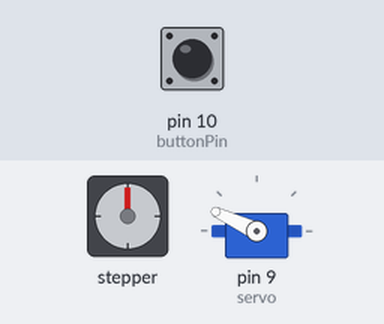
A sketch run on a simulated Arduino Uno, built with avr-gcc and run on an emulated ATmega328P. On the bench: stepper motor, servo. Wiring (inferred from the names in the program): stepper motor (2048 steps per turn assumed): coils pin 2, pin 3, pin 4, pin 5. Inputs (shaded band) come from the test bench; at power-on: pin 10 (buttonPin) LOW.

Above: at 3.0 s.
3.1 s: pin 10 (buttonPin) pulled HIGH for 0.15 s
At 5.0 s:
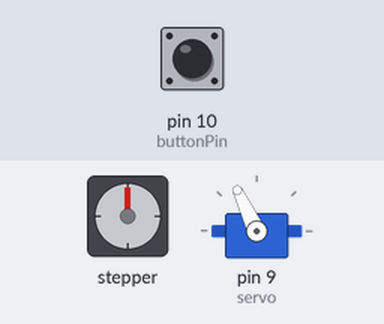
Timing chart, 0 to 6.5 s (numbered marks = the images above; inputs shaded):
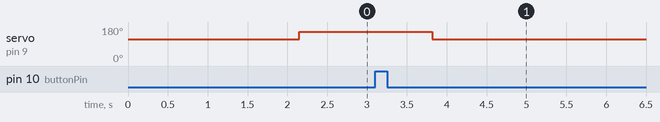

Measured:
- after the input at 3.1 s, servo on pin 9 (servo): goes on until 3.8 s, then stays 115°

The sketch:

a_plotter_sketch-grid_drawing_data_march15.ino
```cpp
#include <Servo.h>

#define x_step 4
#define x_dir 5
#define y_step 2
#define y_dir 3

const int rows[] PROGMEM =
{1,1,1,1,1,1,1,1,1,1,1,1,1,1,1,0,0,0,0,0,0,0,0,0,0,0,1,1,1,1,1,0,0,0,0,0,0,0,0,0,0,0,1,1,1,1,1,1,0,0,0,0,0,0,0,0,0,0,1,1,1,1,1,1,1,1,1,1,1,1,1,1,1,1,1,1,1,1,0,0,0,0,0,0,0,0,0,0,0,0,0,1,1,1,1,1,0,0,0,0,0,0,0,0,0,1,1,1,1,1,1,0,0,0,0,0,0,0,0,0,0,0,0,1,1,1,1,1,1,1,1,1,1,1,1,1,1,1,1,1,1,0,0,0,0,0,0,0,0,0,0,0,0,0,0,0,1,1,1,1,1,1,1,1,0,0,1,1,1,1,1,1,1,0,0,0,0,0,0,0,0,0,0,0,0,0,0,0,0,1,1,1,1,1,1,1,1,1,1,1,1,1,1,1,1,0,0,0,0,0,1,1,1,1,0,0,0,0,0,0,1,1,1,1,1,1,1,1,1,1,1,1,1,1,1,1,1,0,0,0,0,0,0,0,0,0,0,0,0,0,0,0,0,0,1,1,1,1,1,1,1,1,1,1,1,1,1,1,1,0,0,0,0,1,1,1,1,1,1,1,0,0,0,0,1,1,1,1,1,1,1,1,1,1,1,1,1,1,1,1,0,0,0,0,0,0,1,1,1,1,1,1,0,0,0,0,0,0,1,1,1,1,1,1,1,1,1,1,1,1,1,1,1,0,0,0,0,1,1,1,1,1,1,1,0,0,0,0,1,1,1,1,1,1,1,1,1,1,1,1,1,1,1,1,0,0,0,0,0,1,1,1,1,1,1,1,0,0,0,0,0,0,1,1,1,1,1,1,1,1,1,1,1,1,1,1,1,0,0,0,0,1,1,1,1,1,1,1,0,0,0,0,1,1,1,1,1,1,1,1,1,1,1,1,1,1,1,1,0,0,0,0,1,1,1,1,1,1,1,1,1,1,0,0,0,0,0,1,1,1,1,1,1,1,1,1,1,1,1,1,1,0,0,0,0,0,1,1,1,1,1,0,0,0,0,0,1,1,1,1,1,1,1,1,1,1,1,1,1,1,1,1,0,0,0,0,1,1,1,1,1,1,1,1,1,1,1,0,0,0,0,1,1,1,1,1,1,1,1,1,1,1,1,1,1,0,0,0,0,0,0,0,0,0,0,0,0,0,0,1,1,1,1,1,1,1,1,1,1,1,1,1,1,1,1,1,0,0,0,0,1,1,1,1,1,1,1,1,1,1,0,0,0,0,0,1,1,1,1,1,1,1,1,1,1,1,1,1,1,0,0,0,0,0,0,0,0,0,0,0,0,0,0,1,1,1,1,1,1,1,1,1,1,1,1,1,1,1,1,1,0,0,0,0,1,1,1,1,1,1,1,1,1,1,0,0,0,0,0,1,1,1,1,1,1,1,1,1,1,1,1,1,1,1,0,0,0,0,0,0,0,0,0,0,0,0,1,1,1,1,1,1,1,1,1,1,1,1,1,1,1,1,1,1,0,0,0,0,0,1,1,1,1,1,1,1,1,1,0,0,0,0,1,1,1,1,1,1,1,1,1,1,1,1,1,1,1,1,1,1,0,0,0,0,0,0,0,0,0,1,1,1,1,1,1,1,1,1,1,1,1,1,1,1,1,1,1,1,1,0,0,0,0,0,0,1,1,1,0,0,0,0,0,0,0,0,1,1,1,1,1,1,1,1,1,1,1,1,1,1,1,1,1,1,1,1,1,1,1,1,1,1,1,1,1,1,1,1,1,1,1,1,1,1,1,1,1,1,1,1,1,1,1,0,0,0,0,0,0,0,0,0,0,0,0,0,0,0,0,0,1,1,1,1,1,1,1,1,1,1,1,1,1,1,1,1,1,1,1,1,1,1,1,1,1,1,1,1,1,1,1,1,1,1,1,1,1,1,1,1,1,1,1,1,1,1,1,1,0,0,0,0,0,0,0,0,0,0,0,0,0,0,0,1,1,1,1,1,1,1,1,1,1,1,1,1,1,1,1,1,1,1,1,1,1,1,1,1,1,0,0,0,0,0,1,1,1,0,0,0,0,0,0,1,1,1,1,1,1,1,1,1,1,1,1,1,1,0,0,0,0,1,1,1,1,1,0,0,0,0,0,1,1,1,1,1,1,1,1,1,1,1,1,1,1,1,1,1,1,1,1,1,1,0,0,0,0,1,1,1,1,1,1,0,0,0,0,0,1,1,1,1,1,1,1,1,1,1,1,1,1,0,0,0,0,1,1,1,1,1,1,0,0,0,0,1,1,1,1,1,1,1,1,1,1,1,1,1,1,1,1,1,1,1,1,1,1,0,0,0,0,1,1,1,1,1,1,1,0,0,0,0,1,1,1,1,1,1,1,1,1,1,1,1,1,0,0,0,0,1,1,1,1,1,1,0,0,0,0,1,1,1,1,1,1,1,1,1,1,1,1,1,1,1,1,1,1,1,1,1,1,0,0,0,0,1,1,1,1,1,1,1,0,0,0,0,1,1,1,1,1,1,1,1,1,1,1,1,1,0,0,0,0,1,1,1,1,1,1,0,0,0,0,1,1,1,1,1,1,1,1,1,1,1,1,1,1,1,1,1,1,1,1,1,1,0,0,0,0,1,1,1,1,1,1,1,0,0,0,0,1,1,1,1,1,1,1,1,1,1,1,1,1,0,0,0,0,0,1,1,1,1,0,0,0,0,0,1,1,1,1,1,1,1,1,1,1,1,1,1,1,1,1,1,1,1,1,1,1,0,0,0,0,1,1,1,1,1,1,1,0,0,0,0,1,1,1,1,1,1,1,1,1,1,1,1,1,1,0,0,0,0,0,0,0,0,0,0,0,0,0,1,1,1,1,1,1,1,1,1,1,1,1,1,1,1,1,1,1,1,1,1,1,0,0,0,0,0,1,1,1,1,1,1,0,0,0,0,1,1,1,1,1,1,1,1,1,1,1,1,1,1,0,0,0,0,0,0,0,0,0,0,0,0,1,1,1,1,1,1,1,1,1,1,1,1,1,1,1,1,1,1,1,1,1,1,1,1,0,0,0,0,0,1,1,1,1,0,0,0,0,0,1,1,1,1,1,1,1,1,1,1,1,1,1,1,1,0,0,0,0,0,0,0,0,0,0,0,1,1,1,1,1,1,1,1,1,1,1,1,1,0,0,0,0,0,1,1,1,1,1,1,0,0,0,0,0,0,0,0,0,0,0,0,0,0,1,1,1,1,1,1,1,1,0,0,0,1,1,1,1,1,0,0,0,0,0,0,0,0,0,1,1,1,1,1,1,1,1,1,1,1,1,0,0,0,0,0,0,0,0,0,1,1,1,1,1,0,0,0,0,0,0,0,0,0,0,0,0,1,1,1,1,1,1,1,0,0,0,0,0,0,0,0,1,1,1,1,0,0,0,0,1,1,1,1,1,1,1,1,1,1,1,1,1,1,0,0,0,0,0,0,0,0,0,0,1,1,1,1,1,1,0,0,0,0,0,0,0,0,0,0,1,1,1,1,1,1,0,0,0,0,0,0,0,0,0,0,0,1,1,1,1,1,1,1,1,1,1,1,1,1,1,1,1,1,1,1,1,1,0,0,0,0,0,0,0,0,0,0,0,1,1,1,1,1,1,0,0,0,0,0,0,0,0,1,1,1,1,1,1,0,0,0,0,0,0,0,0,0,0,0,0,0,1,1,1,1,1,1,1,1,1,1,1,1,1,1,1,1,1,1,1,0,0,0,0,0,0,0,0,0,0,0,0,0,1,1,1,1,1,1,1,1,1,1,1,1,1,1,1,1,1,1,1,0,0,0,0,0,0,0,0,0,0,0,0,0,1,1,1,1,1,1,1,1,1,1,1,1,1,1,1,1,1,1,1,0,0,0,0,1,1,1,1,0,0,0,0,0,1,1,1,1,1,1,1,1,1,1,1,1,1,1,1,1,1,1,0,0,0,0,0,1,1,1,1,1,0,0,0,0,0,1,1,1,1,1,1,1,1,1,0,0,0,0,1,1,1,1,1,0,0,0,0,1,1,1,1,1,0,0,0,0,0,1,1,1,1,1,1,1,1,1,1,1,1,1,1,1,1,1,0,0,0,0,0,1,1,1,1,1,1,0,0,0,0,1,1,1,1,1,1,1,0,0,0,0,0,0,1,1,1,1,1,0,0,0,0,1,1,1,1,1,0,0,0,0,0,1,1,1,1,1,1,1,1,1,1,1,1,1,1,1,1,1,0,0,0,0,1,1,1,1,1,1,1,0,0,0,0,1,1,1,1,1,1,0,0,0,0,0,0,0,1,1,1,1,1,0,0,0,0,1,1,1,1,1,0,0,0,0,1,1,1,1,1,1,0,0,0,0,0,0,1,1,1,1,1,0,0,0,0,0,1,1,1,1,1,1,1,0,0,0,0,1,1,1,1,1,0,0,0,0,0,0,0,0,1,1,1,1,1,0,0,0,0,1,1,1,1,1,0,0,0,0,1,1,1,1,0,0,0,0,0,0,0,0,0,1,1,1,1,0,0,0,0,1,1,1,1,1,1,1,1,0,0,0,0,1,1,1,1,1,0,0,0,0,0,0,0,1,1,1,1,1,1,0,0,0,0,0,0,1,1,0,0,0,0,0,1,1,1,0,0,0,0,0,0,0,0,0,0,0,1,1,1,0,0,0,0,0,1,1,1,1,1,1,0,0,0,0,0,1,1,1,1,1,0,0,0,0,1,1,1,1,1,1,1,1,1,0,0,0,0,0,0,0,0,0,0,0,0,0,1,1,0,0,0,0,0,0,0,0,0,0,0,0,0,1,1,0,0,0,0,0,1,1,1,1,1,0,0,0,0,0,0,1,1,1,1,0,0,0,0,0,1,1,1,1,1,1,1,1,1,1,0,0,0,0,0,0,0,0,0,0,0,1,1,0,0,0,0,0,0,1,1,1,0,0,0,0,0,1,1,0,0,0,0,0,0,1,1,1,0,0,0,0,0,0,1,1,1,1,1,0,0,0,0,0,1,1,1,1,1,1,1,1,1,1,1,0,0,0,0,0,0,0,0,0,1,1,1,0,0,0,0,0,1,1,1,1,1,0,0,0,0,0,1,1,0,0,0,0,0,0,0,0,0,0,0,0,0,1,1,1,1,1,1,0,0,0,0,0,1,1,1,1,1,1,1,1,1,1,1,1,1,0,0,0,0,0,0,1,1,1,1,0,0,0,0,1,1,1,1,1,1,0,0,0,0,0,1,1,1,0,0,0,0,0,0,0,0,0,0,0,0,1,1,1,1,1,1,0,0,0,0,1,1,1,1,1,1,1,1,1,1,1,1,1,1,1,1,1,1,1,1,1,1,1,1,0,0,0,0,1,1,1,1,1,1,1,0,0,0,0,1,1,1,1,0,0,0,0,0,0,0,0,0,1,1,1,1,1,1,1,1,0,0,0,0,0,1,1,1,1,1,1,1,1,1,1,1,1,1,1,1,1,1,1,1,1,1,1,1,0,0,0,0,1,1,1,1,1,1,1,0,0,0,0,1,1,1,1,1,0,0,0,0,0,0,0,1,1,1,1,1,1,1,1,1,0,0,0,0,0,0,1,1,1,1,1,1,1,1,1,1,1,1,1,1,1,1,1,1,1,1,1,1,0,0,0,0,0,1,1,1,1,1,0,0,0,0,0,1,1,1,1,1,1,1,1,1,1,1,1,1,1,1,1,1,1,1,1,1,1,0,0,0,0,0,0,1,1,1,1,1,1,1,1,1,1,1,1,1,1,1,1,1,1,1,1,1,1,0,0,0,0,0,1,1,1,1,0,0,0,0,0,1,1,1,1,1,1,1,1,1,1,1,1,1,1,1,1,1,1,1,1,1,1,1,0,0,0,0,0,0,0,1,1,1,1,1,1,1,1,1,1,1,1,1,1,1,1,1,1,1,1,0,0,0,0,0,0,0,0,0,0,0,0,0,1,1,1,1,1,1,1,1,1,1,1,1,1,1,1,1,1,1,1,1,1,1,1,1,1,0,0,0,0,0,0,1,1,1,1,1,1,0,0,0,0,0,0,1,1,1,1,1,1,1,1,1,0,0,0,0,0,0,0,0,0,0,0,0,1,1,1,1,1,1,1,1,1,1,1,1,1,1,1,1,1,1,1,1,1,1,1,1,1,1,0,0,0,0,0,1,1,1,1,0,0,0,0,0,0,0,0,0,0,1,1,1,1,1,1,1,1,0,0,0,0,0,0,0,0,0,0,1,1,1,1,1,1,1,1,1,1,1,1,1,1,1,1,0,0,0,0,0,0,1,1,1,1,1,1,1,0,0,0,1,1,1,0,0,0,0,0,0,0,0,0,0,0,1,1,1,1,1,1,1,1,1,0,0,0,0,0,0,0,0,1,1,1,1,1,1,1,1,1,1,1,1,1,1,1,1,0,0,0,0,0,0,0,0,0,0,0,1,1,1,1,1,1,1,1,0,0,0,0,0,0,0,0,0,0,0,0,0,1,1,1,1,1,1,1,1,1,1,1,1,1,1,1,1,1,1,1,1,1,1,1,1,1,1,1,1,1,1,1,0,0,0,0,0,0,0,0,0,0,0,0,0,1,1,1,1,1,1,1,0,0,0,0,0,0,1,1,0,0,0,0,0,0,1,1,1,1,1,1,1,1,1,1,1,1,1,1,1,1,1,1,1,1,1,1,1,1,1,1,1,1,1,1,0,0,0,0,0,0,0,0,0,0,0,0,0,0,1,1,1,1,1,1,0,0,0,0,1,1,1,1,1,0,0,0,0,0,1,1,1,1,1,1,1,1,1,1,1,1,1,1,1,1,1,1,1,1,1,1,1,1,1,1,1,1,1,0,0,0,0,0,1,1,1,1,0,0,0,0,0,0,1,1,1,1,1,0,0,0,0,0,1,1,1,1,1,1,0,0,0,0,0,1,1,1,1,1,1,1,1,1,1,1,1,1,1,1,1,1,1,1,1,1,1,1,1,1,1,1,1,0,0,0,0,1,1,1,1,1,1,1,0,0,0,0,1,1,1,1,1,0,0,0,0,0,1,1,1,1,1,1,0,0,0,0,0,1,1,1,1,1,1,1,1,1,1,1,1,1,0,0,0,0,0,0,1,1,1,1,1,1,1,1,1,0,0,0,0,1,1,1,1,1,1,1,0,0,0,0,1,1,1,1,1,0,0,0,0,0,1,1,1,1,1,1,1,0,0,0,0,1,1,1,1,1,1,1,1,1,1,1,1,0,0,0,0,0,0,0,1,1,1,1,1,1,1,1,1,0,0,0,0,1,1,1,1,1,1,1,0,0,0,0,1,1,1,1,1,0,0,0,0,0,1,1,1,1,1,1,1,0,0,0,0,1,1,1,1,1,1,1,1,1,1,1,0,0,0,0,0,0,0,0,0,1,1,1,1,1,1,1,1,0,0,0,0,1,1,1,1,1,1,1,0,0,0,0,1,1,1,1,1,0,0,0,0,0,1,1,1,1,1,1,1,0,0,0,0,1,1,1,1,1,1,1,1,1,0,0,0,0,0,0,0,0,0,0,0,0,0,1,1,1,1,1,1,0,0,0,0,1,1,1,1,1,1,1,0,0,0,0,1,1,1,1,1,1,0,0,0,0,1,1,1,1,1,1,1,0,0,0,0,1,1,1,1,1,1,1,1,1,0,0,0,0,0,0,1,0,0,0,0,0,0,1,1,1,1,1,1,0,0,0,0,1,1,1,1,1,1,1,0,0,0,0,1,1,1,1,1,1,0,0,0,0,0,1,1,1,1,0,0,0,0,0,0,1,1,1,1,1,1,1,1,0,0,0,0,0,0,1,1,0,0,0,0,0,0,0,1,1,1,1,1,0,0,0,0,1,1,1,1,1,1,0,0,0,0,0,1,1,1,1,1,1,0,0,0,0,0,0,0,0,0,0,0,0,0,0,0,1,1,1,1,1,1,1,0,0,0,0,0,0,1,1,1,1,1,0,0,0,0,0,1,1,1,1,1,0,0,0,0,0,0,0,0,0,0,0,0,0,0,0,1,1,1,1,1,1,1,0,0,0,0,0,0,0,0,0,0,0,0,0,1,1,1,1,1,1,1,1,0,0,0,0,0,1,1,1,1,1,1,1,0,0,0,0,1,1,1,1,1,1,0,0,0,0,0,0,0,0,0,0,0,0,0,1,1,1,1,1,1,1,1,1,0,0,0,0,0,0,0,0,0,0,0,1,1,1,1,1,1,1,1,1,0,0,0,0,1,1,1,1,1,1,1,1,0,0,0,0,1,1,1,1,1,1,0,0,0,0,0,0,0,0,0,0,0,0,0,1,1,1,1,1,1,1,1,1,1,0,0,0,0,0,0,0,0,1,1,1,1,1,1,1,1,1,1,1,0,0,0,0,1,1,1,1,1,1,1,1,0,0,0,0,1,1,1,1,1,1,1,0,0,0,0,0,0,0,0,0,0,1,1,1,1,1,1,1,1,1,1,1,1,1,1,1,1,1,1,1,1,1,1,1,1,1,1,1,1,1,1,1,0,0,0,0,0,1,1,1,1,1,1,1,0,0,0,0,1,1,1,1,1,1,1,1,1,1,1,0,0,0,0,1,1,1,1,1,1,1,1,1,1,1,1,1,1,1,1,1,1,1,1,1,1,1,1,1,1,1,1,1,1,1,1,1,0,0,0,0,0,1,1,1,1,1,1,1,0,0,0,0,1,1,1,1,1,1,1,1,1,1,1,1,1,1,1,1,1,1,1,1,1,1,1,1,1,1,1,1,1,1,1,1,1,1,1,1,1,1,1,1,1,1,1,1,1,1,1,1,1,0,0,0,0,0,1,1,1,1,1,0,0,0,0,0,1,1,1,1,1,1,1,1,1,1,1,1,1,1,1,1,1,1,1,1,1,1,1,1,1,1,1,1,1,1,1,1,1,1,1,1,1,1,1,1,1,1,1,1,1,1,1,1,1,0,0,0,0,0,0,0,0,0,0,0,0,0,0,0,1,1,1,1,1,1,1,1,1,1,1,1,1,1,1,1,1,1,1,1,1,1,1,1,1,1,1,1,1,1,1,1,1,1,1,1,0,0,0,0,0,0,0,0,1,1,1,1,1,1,0,0,0,0,0,0,0,0,0,0,0,0,0,1,1,1,1,1,1,1,0,0,0,0,0,0,1,1,1,1,1,1,1,1};

const int buttonPin = 10;
int buttonState = 0;
bool printAborted = false;

Servo servo;
bool pen_engaged;

int pen_x = 0;
int pen_y = 0;

// max width: 32000
// max height: 28000

//int width = 10000; //X-axis (rail)
//int height = 10000; //Y-axis (board)
//int x_margin = 0;
//int y_margin = 0;

void setup() {
  Serial.begin(9600);

  servo.attach(9);
  raise_pen();
  delay(2000);

  pinMode(x_step, OUTPUT);
  pinMode(x_dir, OUTPUT);
  pinMode(y_step, OUTPUT);
  pinMode(y_dir, OUTPUT);

  pinMode(buttonPin, INPUT);

  //perimeter();

  int k = 0;
  int last_point = 0;

  int space = 400;
  raise_pen();

  for( int i=0; i<64; i++){
    if(printAborted==false){
      moveToPoint(0,i*space);

      if(pgm_read_byte(rows+k)==1){
        lower_pen();
        last_point = 1;
      }else{
        raise_pen();
        last_point = 0;
      }

    for( int e=0; e<64; e++){
      if(printAborted==false){

        int data_point = pgm_read_byte(rows+k);

        if(data_point != last_point){
         moveToPoint(e*space,i*space);
         toggle_pen();
         last_point = data_point;
        }
        k++;
      }else{break;}
    }
    moveToPoint(64*space,i*space);
    raise_pen();
    }else{break;}
  }

  returnToHome();

  k = 0;
  last_point = 0;

  for( int i=0; i<64; i++){
    if(printAborted==false){
      moveToPoint(i*space, 0);
      if(pgm_read_byte(rows+i)==1){
        lower_pen();
        last_point = 1;
      }else{
        raise_pen();
        last_point = 0;
      }

    for( int e=0; e<64; e++){
      if(printAborted==false){
        k = (e*64)+i;
        int data_point = pgm_read_byte(rows+k);

        if(data_point != last_point){
         moveToPoint(i*space,e*space);
         toggle_pen();
         last_point = data_point;
        }

      }else{break;}
    }
    moveToPoint(i*space,64*space);
    raise_pen();
    }else{break;}
  }


  returnToHome();
}


void loop() {

}
```

b_plotter_shapes.ino
```cpp
void grid(int X, int Y, int SPACE, int COL,int ROW){

  int xnum = COL;
  int ynum = ROW;

  int w = SPACE*COL;
  int h = SPACE*ROW;

    for(int i=0;i<=xnum;i++){
      if(printAborted==false){
          moveToPoint(X+i*SPACE,Y);
          lower_pen();
          moveToPoint(X+i*SPACE,Y+h);
          raise_pen();
      }else{break;}
    }
    for(int i=0;i<=ynum;i++){
      if(printAborted==false){
          moveToPoint(X,i*SPACE+Y);
          lower_pen();
          moveToPoint(X+w,i*SPACE+Y);
          raise_pen();
      }else{break;}
    }
}
```

c_plotter_basic_func.ino
```cpp
//void perimeter(){
//  int len = 100;
//
//  moveToPoint(0,0);
//
//  moveToPoint(0,height-len);
//  lower_pen();
//  moveToPoint(0,height);
//  moveToPoint(len,height);
//  raise_pen();
//
//  moveToPoint(width-len,height);
//  lower_pen();
//  moveToPoint(width,height);
//  moveToPoint(width,height-len);
//  raise_pen();
//
//  moveToPoint(width,len);
//  lower_pen();
//  moveToPoint(width,0);
//  moveToPoint(width-len,0);
//  raise_pen();
//
//
//  moveToPoint(len,0);
//  lower_pen();
//  moveToPoint(0,0);
//  moveToPoint(0,len);
//  raise_pen();
//
//  moveToPoint(0,0);
//}

void moveToPoint(int X,int Y){
    int MIN = 400;
    int MAX = 100;
    float acc = 1.0025;
    int target_x = X;
    int x_diff = pen_x-target_x;
    int x_distance = sqrt(pow(pen_x-target_x,2));
    pen_x = target_x;
    if(x_diff>0){
      digitalWrite(x_dir,LOW);
    }else{
      digitalWrite(x_dir,HIGH);
    }
    float v = MIN;
    int c = 0;
    for(int q=0;q<x_distance;q++){
      if( q<(x_distance/2) && v>MAX){
        c++;
        v /= acc;
      }else if(q>=(x_distance-c) && v<MIN){
        v *= acc;
      }
      stepPen(x_step,v);
    }

    int target_y = Y;
    int y_diff = pen_y-target_y;
    int y_distance = sqrt(pow(pen_y-target_y,2));
    pen_y = target_y;

    if(y_diff>0){
      digitalWrite(y_dir,HIGH);
    }else{
      digitalWrite(y_dir,LOW);
    }
    v = MIN;
    c = 0;
    for(int q=0;q<y_distance;q++){
      if(q<(y_distance/2) && v>MAX){
        c++;
        v /= acc;
      }else if(q >=(y_distance-c) && v<MIN){
        v *= acc;
      }
      stepPen(y_step,v);
    }
}


void returnToHome(){
  raise_pen();
  moveToPoint(0,0);
}

void raise_pen(){
  servo.write(115);
  pen_engaged = false;
  delay(75);
}
void lower_pen(){
  servo.write(155);
  pen_engaged = true;
  delay(75);
}

void toggle_pen(){
  if(pen_engaged==false){
    lower_pen();
  }else{
    raise_pen();
  }
}

void stepPen(int pin, int s){
    abortCheck();
    digitalWrite(pin, HIGH);
    delayMicroseconds(s);
    digitalWrite(pin, LOW);
    delayMicroseconds(s);
}

void abortCheck(){
   buttonState = digitalRead(buttonPin);
   if (buttonState == HIGH) {
   printAborted = true;
  }
}
```
